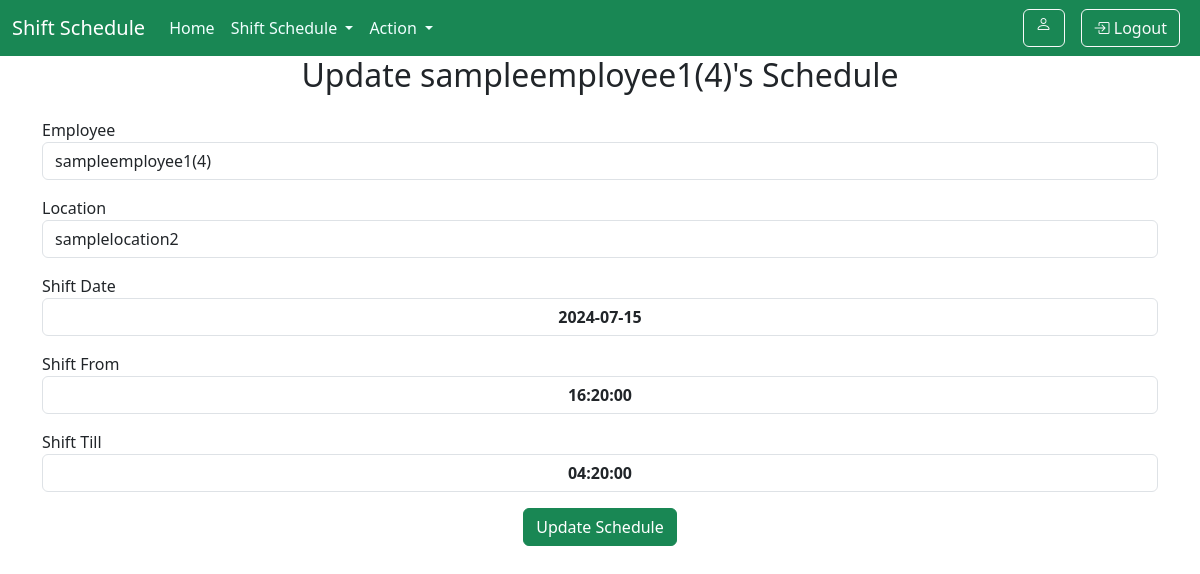
Page /shiftSchedule/update/36 (signed in) on the committed database.
### schedule_shift/models.py (models this page shows, shortened)
class EmployeeShift(models.Model):
    id = models.AutoField(primary_key=True)
    employee_details = models.ForeignKey(Employee, on_delete=models.CASCADE)
    location = models.ForeignKey(Locations, on_delete=models.CASCADE)
    date = models.DateField("shift from date")
    from_time = models.TimeField("shift timing")
    to_time = models.TimeField("shift to date")
    created_at = models.DateTimeField(auto_now_add=True)
    updated_at = models.DateTimeField(auto_now=True)

### employee/models.py (models this page shows)
class Employee(models.Model):
    employee_id = models.AutoField(primary_key=True)
    full_name = models.CharField(max_length=200)
    department = models.ForeignKey(Department, on_delete=models.SET_NULL, null=True)
    date_of_birth = models.DateField("date of birth")
    created_at = models.DateTimeField(auto_now_add=True)
    updated_at = models.DateTimeField(auto_now=True)
    def __str__(self):
        return f"{self.full_name}({self.employee_id})"

### schedule_shift/views.py (the view, shortened to what this page needs)
# urls.py: path('update/<int:id>', views.update_schedule, name='updateSchedule'),
@login_required
def update_schedule(request, id):
    scheduler = EmployeeShift.objects.get(pk=id)
    return render(request, "schedule_shift/update.html", {"scheduler": scheduler, "form": EmployeeShiftForm(instance=scheduler)})

### location/models.py (called while the page is built)
    def __str__(self):
        return f"{self.name}"

### schedule_shift/templates/schedule_shift/update.html (shortened to what this page needs)
{% extends "base.html" %}
{% block content %}
<div class="container">
    <h2 class="text-center mb-4">Update {{scheduler.employee_details}}'s Schedule</h2>
    <form action="/shiftSchedule/update/{{scheduler.id}}" method="POST">
        <div class="mb-3 ">
            <label>Employee</label>
            {{ form.employee_details}}
        </div>
        <div class="mb-3 ">
            <label>Location</label>
            {{ form.location}}
        </div>
        <div class="mb-3">
            <label>Shift Date</label>
            {{ form.date}}
        </div>
        <div class="mb-3">
            <label>Shift From</label>
            {{ form.from_time}}
        </div>
        <div class="mb-3">
            <label>Shift Till</label>
            {{ form.to_time}}
        </div>
        <div class="container text-center">
            <button class="btn btn-success">
                Update Schedule
            </button>
        </div>
    </form>
</div>
{% endblock content %}

### rows in the picture
EmployeeShift: employee_details "sampleemployee1(4)", location "samplelocation2", date "2024-07-15", from_time "16:20:00", to_time "04:20:00"
